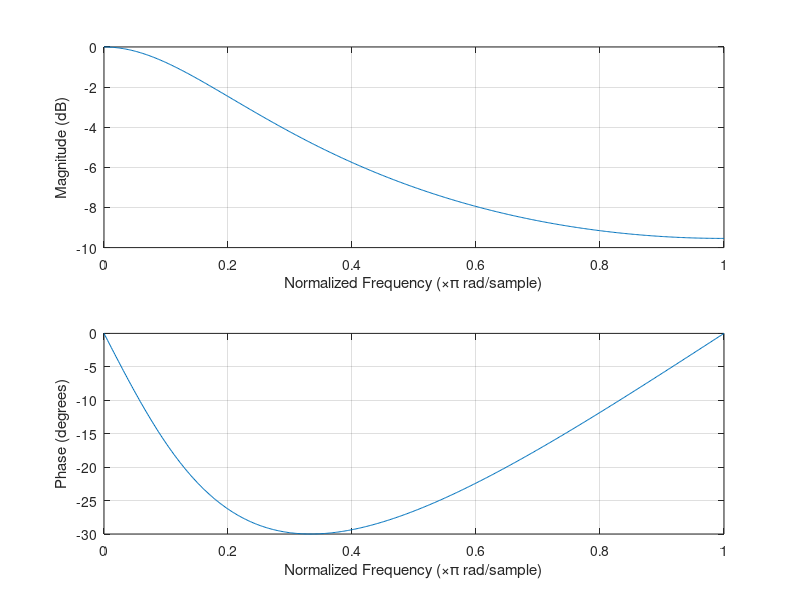

Here is the MATLAB script that generated this plot:
% Basic Filter.m

Fs = 48000;
Ts = 1/Fs;
f = 8000;
t = [0:Ts:1].';
x = sin(2*pi*f*t);


%filter coeficients
b0 = 0.5;
b1 = -0.5;


N = length(x);

%state variable
s1 = 0;



for n=1:N
    
    % y[n] =   0.5*x[n] + 0.5*x[n-1]
    
    y(n,1)=  b0 * x(n,1) + b1 * s1;
    s1 = x(n,1)
    
end
%plot windows
b = [b0,b1];
B0=0.333333;
B1=0.333333;
B2=0.333333;
s1 = 0;
s2 = 0;

for n=1:N
    
    % y[n] =   0.5*x[n] + 0.5*x[n-1]
    
    y(n,1)=  B0 * x(n,1) + B1 * s1 + B2 *s2;
    s2 = s1;
    s1 = x(n,1);
    
    
end
%plot (t,x,t,y);

 %B = [B0,B1,B2]; 
 %freqz(B);
 
 
 %%% IIR Filter
 s1 = 0;
 b0=0.5;
 a1=0.5;
 
 for n=1:N 
     
     %y[n] = b0*x[n]+ a0 *y[n-1]
    y(n,1) = b0 *x(n,1) +a1* s1;
    s1 = y(n,1);
     
 end
 b = b0;
 a = [1,-a1];
 
freqz(b,a);
